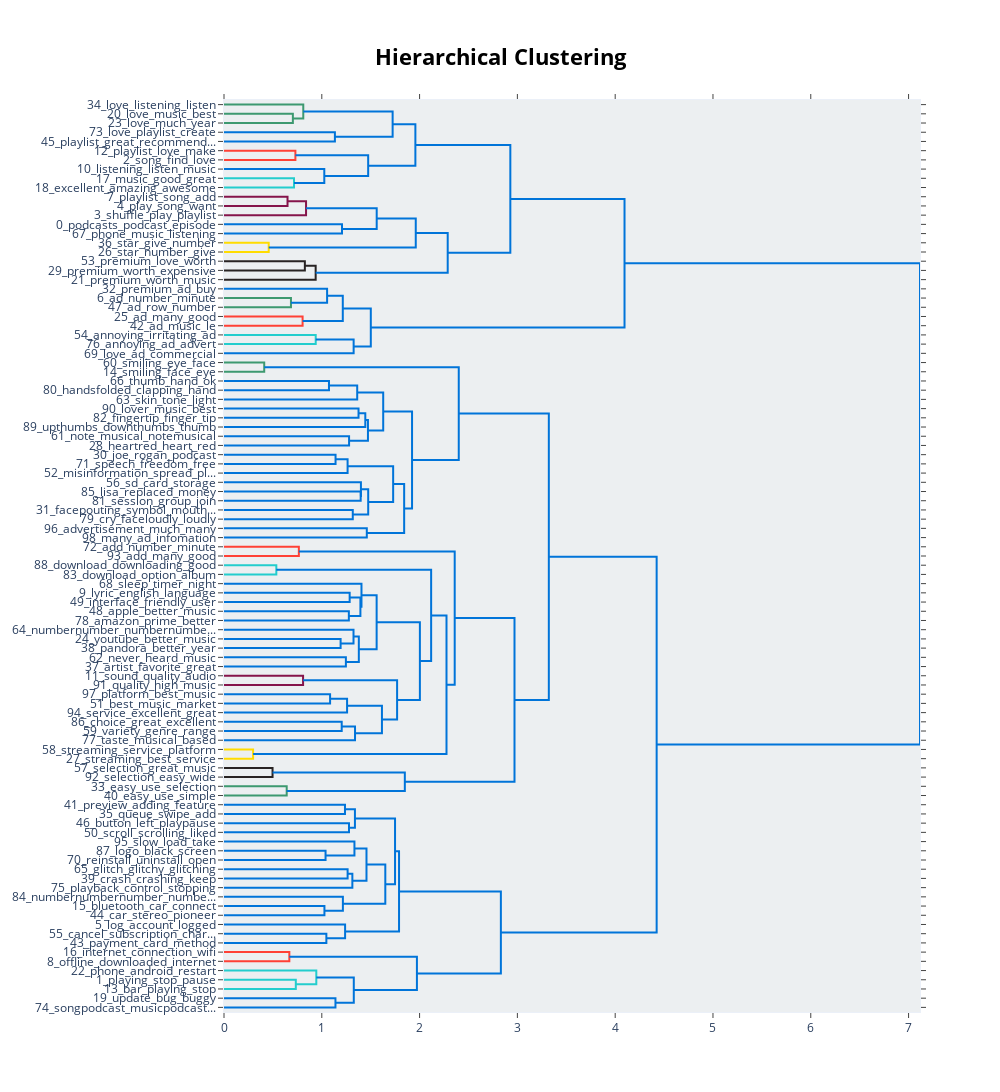

Notebook code cell kept with this figure:
### Code cell
model.visualize_hierarchy(top_n_topics=100)

### Figure 1 — Plotly figure (JSON) as saved in the notebook; plotly's stock layout.template omitted (floating-point values rounded to 4 significant figures)
{"data": [{"hoverinfo": "text", "marker": {"color": "rgb(61,153,112)"}, "mode": "lines", "type": "scatter", "x": [0, 0.7042, 0.7042, 0], "xaxis": "x", "y": [-15, -15, -25, -25], "yaxis": "y"}, {"hoverinfo": "text", "marker": {"color": "rgb(61,153,112)"}, "mode": "lines", "type": "scatter", "x": [0, 0.8107, 0.8107, 0.7042], "xaxis": "x", "y": [-5, -5, -20, -20], "yaxis": "y"}, {"hoverinfo": "text", "marker": {"color": "rgb(0,116,217)"}, "mode": "lines", "type": "scatter", "x": [0, 1.134, 1.134, 0], "xaxis": "x", "y": [-35, -35, -45, -45], "yaxis": "y"}, {"hoverinfo": "text", "marker": {"color": "rgb(0,116,217)"}, "mode": "lines", "type": "scatter", "x": [0.8107, 1.724, 1.724, 1.134], "xaxis": "x", "y": [-12.5, -12.5, -40, -40], "yaxis": "y"}, {"hoverinfo": "text", "marker": {"color": "rgb(255,65,54)"}, "mode": "lines", "type": "scatter", "x": [0, 0.7299, 0.7299, 0], "xaxis": "x", "y": [-55, -55, -65, -65], "yaxis": "y"}, {"hoverinfo": "text", "marker": {"color": "rgb(35,205,205)"}, "mode": "lines", "type": "scatter", "x": [0, 0.7158, 0.7158, 0], "xaxis": "x", "y": [-85, -85, -95, -95], "yaxis": "y"}, {"hoverinfo": "text", "marker": {"color": "rgb(0,116,217)"}, "mode": "lines", "type": "scatter", "x": [0, 1.026, 1.026, 0.7158], "xaxis": "x", "y": [-75, -75, -90, -90], "yaxis": "y"}, {"hoverinfo": "text", "marker": {"color": "rgb(0,116,217)"}, "mode": "lines", "type": "scatter", "x": [0.7299, 1.474, 1.474, 1.026], "xaxis": "x", "y": [-60, -60, -82.5, -82.5], "yaxis": "y"}, {"hoverinfo": "text", "marker": {"color": "rgb(0,116,217)"}, "mode": "lines", "type": "scatter", "x": [1.724, 1.957, 1.957, 1.474], "xaxis": "x", "y": [-26.25, -26.25, -71.25, -71.25], "yaxis": "y"}, {"hoverinfo": "text", "marker": {"color": "rgb(133,20,75)"}, "mode": "lines", "type": "scatter", "x": [0, 0.6495, 0.6495, 0], "xaxis": "x", "y": [-105, -105, -115, -115], "yaxis": "y"}, {"hoverinfo": "text", "marker": {"color": "rgb(133,20,75)"}, "mode": "lines", "type": "scatter", "x": [0.6495, 0.839, 0.839, 0], "xaxis": "x", "y": [-110, -110, -125, -125], "yaxis": "y"}, {"hoverinfo": "text", "marker": {"color": "rgb(0,116,217)"}, "mode": "lines", "type": "scatter", "x": [0, 1.207, 1.207, 0], "xaxis": "x", "y": [-135, -135, -145, -145], "yaxis": "y"}, {"hoverinfo": "text", "marker": {"color": "rgb(0,116,217)"}, "mode": "lines", "type": "scatter", "x": [0.839, 1.561, 1.561, 1.207], "xaxis": "x", "y": [-117.5, -117.5, -140, -140], "yaxis": "y"}, {"hoverinfo": "text", "marker": {"color": "rgb(255,220,0)"}, "mode": "lines", "type": "scatter", "x": [0, 0.457, 0.457, 0], "xaxis": "x", "y": [-155, -155, -165, -165], "yaxis": "y"}, {"hoverinfo": "text", "marker": {"color": "rgb(0,116,217)"}, "mode": "lines", "type": "scatter", "x": [1.561, 1.961, 1.961, 0.457], "xaxis": "x", "y": [-128.8, -128.8, -160, -160], "yaxis": "y"}, {"hoverinfo": "text", "marker": {"color": "rgb(40,35,35)"}, "mode": "lines", "type": "scatter", "x": [0, 0.8269, 0.8269, 0], "xaxis": "x", "y": [-175, -175, -185, -185], "yaxis": "y"}, {"hoverinfo": "text", "marker": {"color": "rgb(40,35,35)"}, "mode": "lines", "type": "scatter", "x": [0.8269, 0.9374, 0.9374, 0], "xaxis": "x", "y": [-180, -180, -195, -195], "yaxis": "y"}, {"hoverinfo": "text", "marker": {"color": "rgb(0,116,217)"}, "mode": "lines", "type": "scatter", "x": [1.961, 2.288, 2.288, 0.9374], "xaxis": "x", "y": [-144.4, -144.4, -187.5, -187.5], "yaxis": "y"}, {"hoverinfo": "text", "marker": {"color": "rgb(0,116,217)"}, "mode": "lines", "type": "scatter", "x": [1.957, 2.928, 2.928, 2.288], "xaxis": "x", "y": [-48.75, -48.75, -165.9, -165.9], "yaxis": "y"}, {"hoverinfo": "text", "marker": {"color": "rgb(61,153,112)"}, "mode": "lines", "type": "scatter", "x": [0, 0.6847, 0.6847, 0], "xaxis": "x", "y": [-215, -215, -225, -225], "yaxis": "y"}, {"hoverinfo": "text", "marker": {"color": "rgb(0,116,217)"}, "mode": "lines", "type": "scatter", "x": [0, 1.054, 1.054, 0.6847], "xaxis": "x", "y": [-205, -205, -220, -220], "yaxis": "y"}, {"hoverinfo": "text", "marker": {"color": "rgb(255,65,54)"}, "mode": "lines", "type": "scatter", "x": [0, 0.8037, 0.8037, 0], "xaxis": "x", "y": [-235, -235, -245, -245], "yaxis": "y"}, {"hoverinfo": "text", "marker": {"color": "rgb(0,116,217)"}, "mode": "lines", "type": "scatter", "x": [1.054, 1.215, 1.215, 0.8037], "xaxis": "x", "y": [-212.5, -212.5, -240, -240], "yaxis": "y"}, {"hoverinfo": "text", "marker": {"color": "rgb(35,205,205)"}, "mode": "lines", "type": "scatter", "x": [0, 0.9379, 0.9379, 0], "xaxis": "x", "y": [-255, -255, -265, -265], "yaxis": "y"}, {"hoverinfo": "text", "marker": {"color": "rgb(0,116,217)"}, "mode": "lines", "type": "scatter", "x": [0.9379, 1.326, 1.326, 0], "xaxis": "x", "y": [-260, -260, -275, -275], "yaxis": "y"}, {"hoverinfo": "text", "marker": {"color": "rgb(0,116,217)"}, "mode": "lines", "type": "scatter", "x": [1.215, 1.501, 1.501, 1.326], "xaxis": "x", "y": [-226.2, -226.2, -267.5, -267.5], "yaxis": "y"}, {"hoverinfo": "text", "marker": {"color": "rgb(0,116,217)"}, "mode": "lines", "type": "scatter", "x": [2.928, 4.095, 4.095, 1.501], "xaxis": "x", "y": [-107.3, -107.3, -246.9, -246.9], "yaxis": "y"}, {"hoverinfo": "text", "marker": {"color": "rgb(61,153,112)"}, "mode": "lines", "type": "scatter", "x": [0, 0.4112, 0.4112, 0], "xaxis": "x", "y": [-285, -285, -295, -295], "yaxis": "y"}, {"hoverinfo": "text", "marker": {"color": "rgb(0,116,217)"}, "mode": "lines", "type": "scatter", "x": [0, 1.073, 1.073, 0], "xaxis": "x", "y": [-305, -305, -315, -315], "yaxis": "y"}, {"hoverinfo": "text", "marker": {"color": "rgb(0,116,217)"}, "mode": "lines", "type": "scatter", "x": [1.073, 1.362, 1.362, 0], "xaxis": "x", "y": [-310, -310, -325, -325], "yaxis": "y"}, {"hoverinfo": "text", "marker": {"color": "rgb(0,116,217)"}, "mode": "lines", "type": "scatter", "x": [0, 1.376, 1.376, 0], "xaxis": "x", "y": [-335, -335, -345, -345], "yaxis": "y"}, {"hoverinfo": "text", "marker": {"color": "rgb(0,116,217)"}, "mode": "lines", "type": "scatter", "x": [1.376, 1.445, 1.445, 0], "xaxis": "x", "y": [-340, -340, -355, -355], "yaxis": "y"}, {"hoverinfo": "text", "marker": {"color": "rgb(0,116,217)"}, "mode": "lines", "type": "scatter", "x": [0, 1.279, 1.279, 0], "xaxis": "x", "y": [-365, -365, -375, -375], "yaxis": "y"}, {"hoverinfo": "text", "marker": {"color": "rgb(0,116,217)"}, "mode": "lines", "type": "scatter", "x": [1.445, 1.472, 1.472, 1.279], "xaxis": "x", "y": [-347.5, -347.5, -370, -370], "yaxis": "y"}, {"hoverinfo": "text", "marker": {"color": "rgb(0,116,217)"}, "mode": "lines", "type": "scatter", "x": [1.362, 1.628, 1.628, 1.472], "xaxis": "x", "y": [-317.5, -317.5, -358.8, -358.8], "yaxis": "y"}, {"hoverinfo": "text", "marker": {"color": "rgb(0,116,217)"}, "mode": "lines", "type": "scatter", "x": [0, 1.141, 1.141, 0], "xaxis": "x", "y": [-385, -385, -395, -395], "yaxis": "y"}, {"hoverinfo": "text", "marker": {"color": "rgb(0,116,217)"}, "mode": "lines", "type": "scatter", "x": [1.141, 1.264, 1.264, 0], "xaxis": "x", "y": [-390, -390, -405, -405], "yaxis": "y"}, {"hoverinfo": "text", "marker": {"color": "rgb(0,116,217)"}, "mode": "lines", "type": "scatter", "x": [0, 1.398, 1.398, 0], "xaxis": "x", "y": [-425, -425, -435, -435], "yaxis": "y"}, {"hoverinfo": "text", "marker": {"color": "rgb(0,116,217)"}, "mode": "lines", "type": "scatter", "x": [0, 1.4, 1.4, 1.398], "xaxis": "x", "y": [-415, -415, -430, -430], "yaxis": "y"}, {"hoverinfo": "text", "marker": {"color": "rgb(0,116,217)"}, "mode": "lines", "type": "scatter", "x": [0, 1.317, 1.317, 0], "xaxis": "x", "y": [-445, -445, -455, -455], "yaxis": "y"}, {"hoverinfo": "text", "marker": {"color": "rgb(0,116,217)"}, "mode": "lines", "type": "scatter", "x": [1.4, 1.475, 1.475, 1.317], "xaxis": "x", "y": [-422.5, -422.5, -450, -450], "yaxis": "y"}, {"hoverinfo": "text", "marker": {"color": "rgb(0,116,217)"}, "mode": "lines", "type": "scatter", "x": [1.264, 1.73, 1.73, 1.475], "xaxis": "x", "y": [-397.5, -397.5, -436.2, -436.2], "yaxis": "y"}, {"hoverinfo": "text", "marker": {"color": "rgb(0,116,217)"}, "mode": "lines", "type": "scatter", "x": [0, 1.46, 1.46, 0], "xaxis": "x", "y": [-465, -465, -475, -475], "yaxis": "y"}, {"hoverinfo": "text", "marker": {"color": "rgb(0,116,217)"}, "mode": "lines", "type": "scatter", "x": [1.73, 1.842, 1.842, 1.46], "xaxis": "x", "y": [-416.9, -416.9, -470, -470], "yaxis": "y"}, {"hoverinfo": "text", "marker": {"color": "rgb(0,116,217)"}, "mode": "lines", "type": "scatter", "x": [1.628, 1.923, 1.923, 1.842], "xaxis": "x", "y": [-338.1, -338.1, -443.4, -443.4], "yaxis": "y"}, {"hoverinfo": "text", "marker": {"color": "rgb(0,116,217)"}, "mode": "lines", "type": "scatter", "x": [0.4112, 2.4, 2.4, 1.923], "xaxis": "x", "y": [-290, -290, -390.8, -390.8], "yaxis": "y"}, {"hoverinfo": "text", "marker": {"color": "rgb(255,65,54)"}, "mode": "lines", "type": "scatter", "x": [0, 0.7653, 0.7653, 0], "xaxis": "x", "y": [-485, -485, -495, -495], "yaxis": "y"}, {"hoverinfo": "text", "marker": {"color": "rgb(35,205,205)"}, "mode": "lines", "type": "scatter", "x": [0, 0.5351, 0.5351, 0], "xaxis": "x", "y": [-505, -505, -515, -515], "yaxis": "y"}, {"hoverinfo": "text", "marker": {"color": "rgb(0,116,217)"}, "mode": "lines", "type": "scatter", "x": [0, 1.285, 1.285, 0], "xaxis": "x", "y": [-535, -535, -545, -545], "yaxis": "y"}, {"hoverinfo": "text", "marker": {"color": "rgb(0,116,217)"}, "mode": "lines", "type": "scatter", "x": [0, 1.277, 1.277, 0], "xaxis": "x", "y": [-555, -555, -565, -565], "yaxis": "y"}, {"hoverinfo": "text", "marker": {"color": "rgb(0,116,217)"}, "mode": "lines", "type": "scatter", "x": [1.285, 1.395, 1.395, 1.277], "xaxis": "x", "y": [-540, -540, -560, -560], "yaxis": "y"}, {"hoverinfo": "text", "marker": {"color": "rgb(0,116,217)"}, "mode": "lines", "type": "scatter", "x": [0, 1.406, 1.406, 1.395], "xaxis": "x", "y": [-525, -525, -550, -550], "yaxis": "y"}, {"hoverinfo": "text", "marker": {"color": "rgb(0,116,217)"}, "mode": "lines", "type": "scatter", "x": [0, 1.192, 1.192, 0], "xaxis": "x", "y": [-585, -585, -595, -595], "yaxis": "y"}, {"hoverinfo": "text", "marker": {"color": "rgb(0,116,217)"}, "mode": "lines", "type": "scatter", "x": [0, 1.324, 1.324, 1.192], "xaxis": "x", "y": [-575, -575, -590, -590], "yaxis": "y"}, {"hoverinfo": "text", "marker": {"color": "rgb(0,116,217)"}, "mode": "lines", "type": "scatter", "x": [0, 1.246, 1.246, 0], "xaxis": "x", "y": [-605, -605, -615, -615], "yaxis": "y"}, {"hoverinfo": "text", "marker": {"color": "rgb(0,116,217)"}, "mode": "lines", "type": "scatter", "x": [1.324, 1.379, 1.379, 1.246], "xaxis": "x", "y": [-582.5, -582.5, -610, -610], "yaxis": "y"}, {"hoverinfo": "text", "marker": {"color": "rgb(0,116,217)"}, "mode": "lines", "type": "scatter", "x": [1.406, 1.561, 1.561, 1.379], "xaxis": "x", "y": [-537.5, -537.5, -596.2, -596.2], "yaxis": "y"}, {"hoverinfo": "text", "marker": {"color": "rgb(133,20,75)"}, "mode": "lines", "type": "scatter", "x": [0, 0.8086, 0.8086, 0], "xaxis": "x", "y": [-625, -625, -635, -635], "yaxis": "y"}, {"hoverinfo": "text", "marker": {"color": "rgb(0,116,217)"}, "mode": "lines", "type": "scatter", "x": [0, 1.085, 1.085, 0], "xaxis": "x", "y": [-645, -645, -655, -655], "yaxis": "y"}, {"hoverinfo": "text", "marker": {"color": "rgb(0,116,217)"}, "mode": "lines", "type": "scatter", "x": [1.085, 1.258, 1.258, 0], "xaxis": "x", "y": [-650, -650, -665, -665], "yaxis": "y"}, {"hoverinfo": "text", "marker": {"color": "rgb(0,116,217)"}, "mode": "lines", "type": "scatter", "x": [0, 1.204, 1.204, 0], "xaxis": "x", "y": [-675, -675, -685, -685], "yaxis": "y"}, {"hoverinfo": "text", "marker": {"color": "rgb(0,116,217)"}, "mode": "lines", "type": "scatter", "x": [1.204, 1.34, 1.34, 0], "xaxis": "x", "y": [-680, -680, -695, -695], "yaxis": "y"}, {"hoverinfo": "text", "marker": {"color": "rgb(0,116,217)"}, "mode": "lines", "type": "scatter", "x": [1.258, 1.615, 1.615, 1.34], "xaxis": "x", "y": [-657.5, -657.5, -687.5, -687.5], "yaxis": "y"}, {"hoverinfo": "text", "marker": {"color": "rgb(0,116,217)"}, "mode": "lines", "type": "scatter", "x": [0.8086, 1.77, 1.77, 1.615], "xaxis": "x", "y": [-630, -630, -672.5, -672.5], "yaxis": "y"}, {"hoverinfo": "text", "marker": {"color": "rgb(0,116,217)"}, "mode": "lines", "type": "scatter", "x": [1.561, 2.003, 2.003, 1.77], "xaxis": "x", "y": [-566.9, -566.9, -651.2, -651.2], "yaxis": "y"}, {"hoverinfo": "text", "marker": {"color": "rgb(0,116,217)"}, "mode": "lines", "type": "scatter", "x": [0.5351, 2.118, 2.118, 2.003], "xaxis": "x", "y": [-510, -510, -609.1, -609.1], "yaxis": "y"}, {"hoverinfo": "text", "marker": {"color": "rgb(255,220,0)"}, "mode": "lines", "type": "scatter", "x": [0, 0.2975, 0.2975, 0], "xaxis": "x", "y": [-705, -705, -715, -715], "yaxis": "y"}, {"hoverinfo": "text", "marker": {"color": "rgb(0,116,217)"}, "mode": "lines", "type": "scatter", "x": [2.118, 2.275, 2.275, 0.2975], "xaxis": "x", "y": [-559.5, -559.5, -710, -710], "yaxis": "y"}, {"hoverinfo": "text", "marker": {"color": "rgb(0,116,217)"}, "mode": "lines", "type": "scatter", "x": [0.7653, 2.359, 2.359, 2.275], "xaxis": "x", "y": [-490, -490, -634.8, -634.8], "yaxis": "y"}, {"hoverinfo": "text", "marker": {"color": "rgb(40,35,35)"}, "mode": "lines", "type": "scatter", "x": [0, 0.4964, 0.4964, 0], "xaxis": "x", "y": [-725, -725, -735, -735], "yaxis": "y"}, {"hoverinfo": "text", "marker": {"color": "rgb(61,153,112)"}, "mode": "lines", "type": "scatter", "x": [0, 0.6411, 0.6411, 0], "xaxis": "x", "y": [-745, -745, -755, -755], "yaxis": "y"}, {"hoverinfo": "text", "marker": {"color": "rgb(0,116,217)"}, "mode": "lines", "type": "scatter", "x": [0.4964, 1.849, 1.849, 0.6411], "xaxis": "x", "y": [-730, -730, -750, -750], "yaxis": "y"}, {"hoverinfo": "text", "marker": {"color": "rgb(0,116,217)"}, "mode": "lines", "type": "scatter", "x": [2.359, 2.97, 2.97, 1.849], "xaxis": "x", "y": [-562.4, -562.4, -740, -740], "yaxis": "y"}, {"hoverinfo": "text", "marker": {"color": "rgb(0,116,217)"}, "mode": "lines", "type": "scatter", "x": [2.4, 3.322, 3.322, 2.97], "xaxis": "x", "y": [-340.4, -340.4, -651.2, -651.2], "yaxis": "y"}, {"hoverinfo": "text", "marker": {"color": "rgb(0,116,217)"}, "mode": "lines", "type": "scatter", "x": [0, 1.237, 1.237, 0], "xaxis": "x", "y": [-765, -765, -775, -775], "yaxis": "y"}, {"hoverinfo": "text", "marker": {"color": "rgb(0,116,217)"}, "mode": "lines", "type": "scatter", "x": [0, 1.278, 1.278, 0], "xaxis": "x", "y": [-785, -785, -795, -795], "yaxis": "y"}, {"hoverinfo": "text", "marker": {"color": "rgb(0,116,217)"}, "mode": "lines", "type": "scatter", "x": [1.237, 1.339, 1.339, 1.278], "xaxis": "x", "y": [-770, -770, -790, -790], "yaxis": "y"}, {"hoverinfo": "text", "marker": {"color": "rgb(0,116,217)"}, "mode": "lines", "type": "scatter", "x": [0, 1.038, 1.038, 0], "xaxis": "x", "y": [-815, -815, -825, -825], "yaxis": "y"}, {"hoverinfo": "text", "marker": {"color": "rgb(0,116,217)"}, "mode": "lines", "type": "scatter", "x": [0, 1.334, 1.334, 1.038], "xaxis": "x", "y": [-805, -805, -820, -820], "yaxis": "y"}, {"hoverinfo": "text", "marker": {"color": "rgb(0,116,217)"}, "mode": "lines", "type": "scatter", "x": [0, 1.264, 1.264, 0], "xaxis": "x", "y": [-835, -835, -845, -845], "yaxis": "y"}, {"hoverinfo": "text", "marker": {"color": "rgb(0,116,217)"}, "mode": "lines", "type": "scatter", "x": [1.264, 1.313, 1.313, 0], "xaxis": "x", "y": [-840, -840, -855, -855], "yaxis": "y"}, {"hoverinfo": "text", "marker": {"color": "rgb(0,116,217)"}, "mode": "lines", "type": "scatter", "x": [1.334, 1.457, 1.457, 1.313], "xaxis": "x", "y": [-812.5, -812.5, -847.5, -847.5], "yaxis": "y"}, {"hoverinfo": "text", "marker": {"color": "rgb(0,116,217)"}, "mode": "lines", "type": "scatter", "x": [0, 1.027, 1.027, 0], "xaxis": "x", "y": [-875, -875, -885, -885], "yaxis": "y"}, {"hoverinfo": "text", "marker": {"color": "rgb(0,116,217)"}, "mode": "lines", "type": "scatter", "x": [0, 1.216, 1.216, 1.027], "xaxis": "x", "y": [-865, -865, -880, -880], "yaxis": "y"}, {"hoverinfo": "text", "marker": {"color": "rgb(0,116,217)"}, "mode": "lines", "type": "scatter", "x": [1.457, 1.649, 1.649, 1.216], "xaxis": "x", "y": [-830, -830, -872.5, -872.5], "yaxis": "y"}, {"hoverinfo": "text", "marker": {"color": "rgb(0,116,217)"}, "mode": "lines", "type": "scatter", "x": [1.339, 1.749, 1.749, 1.649], "xaxis": "x", "y": [-780, -780, -851.2, -851.2], "yaxis": "y"}, {"hoverinfo": "text", "marker": {"color": "rgb(0,116,217)"}, "mode": "lines", "type": "scatter", "x": [0, 1.047, 1.047, 0], "xaxis": "x", "y": [-905, -905, -915, -915], "yaxis": "y"}, {"hoverinfo": "text", "marker": {"color": "rgb(0,116,217)"}, "mode": "lines", "type": "scatter", "x": [0, 1.238, 1.238, 1.047], "xaxis": "x", "y": [-895, -895, -910, -910], "yaxis": "y"}, {"hoverinfo": "text", "marker": {"color": "rgb(0,116,217)"}, "mode": "lines", "type": "scatter", "x": [1.749, 1.79, 1.79, 1.238], "xaxis": "x", "y": [-815.6, -815.6, -902.5, -902.5], "yaxis": "y"}, {"hoverinfo": "text", "marker": {"color": "rgb(255,65,54)"}, "mode": "lines", "type": "scatter", "x": [0, 0.6681, 0.6681, 0], "xaxis": "x", "y": [-925, -925, -935, -935], "yaxis": "y"}, {"hoverinfo": "text", "marker": {"color": "rgb(35,205,205)"}, "mode": "lines", "type": "scatter", "x": [0, 0.7343, 0.7343, 0], "xaxis": "x", "y": [-955, -955, -965, -965], "yaxis": "y"}, {"hoverinfo": "text", "marker": {"color": "rgb(35,205,205)"}, "mode": "lines", "type": "scatter", "x": [0, 0.9439, 0.9439, 0.7343], "xaxis": "x", "y": [-945, -945, -960, -960], "yaxis": "y"}, {"hoverinfo": "text", "marker": {"color": "rgb(0,116,217)"}, "mode": "lines", "type": "scatter", "x": [0, 1.14, 1.14, 0], "xaxis": "x", "y": [-975, -975, -985, -985], "yaxis": "y"}, {"hoverinfo": "text", "marker": {"color": "rgb(0,116,217)"}, "mode": "lines", "type": "scatter", "x": [0.9439, 1.327, 1.327, 1.14], "xaxis": "x", "y": [-952.5, -952.5, -980, -980], "yaxis": "y"}, {"hoverinfo": "text", "marker": {"color": "rgb(0,116,217)"}, "mode": "lines", "type": "scatter", "x": [0.6681, 1.973, 1.973, 1.327], "xaxis": "x", "y": [-930, -930, -966.2, -966.2], "yaxis": "y"}, {"hoverinfo": "text", "marker": {"color": "rgb(0,116,217)"}, "mode": "lines", "type": "scatter", "x": [1.79, 2.831, 2.831, 1.973], "xaxis": "x", "y": [-859.1, -859.1, -948.1, -948.1], "yaxis": "y"}, {"hoverinfo": "text", "marker": {"color": "rgb(0,116,217)"}, "mode": "lines", "type": "scatter", "x": [3.322, 4.424, 4.424, 2.831], "xaxis": "x", "y": [-495.8, -495.8, -903.6, -903.6], "yaxis": "y"}, {"hoverinfo": "text", "marker": {"color": "rgb(0,116,217)"}, "mode": "lines", "type": "scatter", "x": [4.095, 7.117, 7.117, 4.424], "xaxis": "x", "y": [-177.1, -177.1, -699.7, -699.7], "yaxis": "y"}], "layout": {"autosize": false, "height": 1685, "hoverlabel": {"bgcolor": "white", "font": {"family": "Rockwell", "size": 16}}, "hovermode": "closest", "plot_bgcolor": "#ECEFF1", "showlegend": false, "title": {"font": {"color": "Black", "size": 22}, "text": "<b>Hierarchical Clustering", "x": 0.5, "xanchor": "center", "yanchor": "top"}, "width": 1000, "xaxis": {"mirror": "allticks", "rangemode": "tozero", "showgrid": false, "showline": true, "showticklabels": true, "ticks": "outside", "type": "linear", "zeroline": false}, "yaxis": {"mirror": "allticks", "range": [-990, 0], "rangemode": "tozero", "showgrid": false, "showline": true, "showticklabels": true, "tickmode": "array", "ticks": "outside", "ticktext": ["34_love_listening_listen", "20_love_music_best", "23_love_much_year", "73_love_playlist_create", "45_playlist_great_recommend...", "12_playlist_love_make", "2_song_find_love", "10_listening_listen_music", "17_music_good_great", "18_excellent_amazing_awesome", "7_playlist_song_add", "4_play_song_want", "3_shuffle_play_playlist", "0_podcasts_podcast_episode", "67_phone_music_listening", "36_star_give_number", "26_star_number_give", "53_premium_love_worth", "29_premium_worth_expensive", "21_premium_worth_music", "32_premium_ad_buy", "6_ad_number_minute", "47_ad_row_number", "25_ad_many_good", "42_ad_music_le", "54_annoying_irritating_ad", "76_annoying_ad_advert", "69_love_ad_commercial", "60_smiling_eye_face", "14_smiling_face_eye", "66_thumb_hand_ok", "80_handsfolded_clapping_hand", "63_skin_tone_light", "90_lover_music_best", "82_fingertip_finger_tip", "89_upthumbs_downthumbs_thumb", "61_note_musical_notemusical", "28_heartred_heart_red", "30_joe_rogan_podcast", "71_speech_freedom_free", "52_misinformation_spread_pl...", "56_sd_card_storage", "85_lisa_replaced_money", "81_session_group_join", "31_facepouting_symbol_mouth...", "79_cry_faceloudly_loudly", "96_advertisement_much_many", "98_many_ad_infomation", "72_add_number_minute", "93_add_many_good", "88_download_downloading_good", "83_download_option_album", "68_sleep_timer_night", "9_lyric_english_language", "49_interface_friendly_user", "48_apple_better_music", "78_amazon_prime_better", "64_numbernumber_numbernumbe...", "24_youtube_better_music", "38_pandora_better_year", "62_never_heard_music", "37_artist_favorite_great", "11_sound_quality_audio", "91_quality_high_music", "97_platform_best_music", "51_best_music_market", "94_service_excellent_great", "86_choice_great_excellent", "59_variety_genre_range", "77_taste_musical_based", "58_streaming_service_platform", "27_streaming_best_service", "57_selection_great_music", "92_selection_easy_wide", "33_easy_use_selection", "40_easy_use_simple", "41_preview_adding_feature", "35_queue_swipe_add", "46_button_left_playpause", "50_scroll_scrolling_liked", "95_slow_load_take", "87_logo_black_screen", "70_reinstall_uninstall_open", "65_glitch_glitchy_glitching", "39_crash_crashing_keep", "75_playback_control_stopping", "84_numbernumbernumber_numbe...", "15_bluetooth_car_connect", "44_car_stereo_pioneer", "5_log_account_logged", "55_cancel_subscription_char...", "43_payment_card_method", "16_internet_connection_wifi", "8_offline_downloaded_internet", "22_phone_android_restart", "1_playing_stop_pause", "13_bar_playing_stop", "19_update_bug_buggy", "74_songpodcast_musicpodcast..."], "tickvals": [-5, -15, -25, -35, -45, -55, -65, -75, -85, -95, -105, -115, -125, -135, -145, -155, -165, -175, -185, -195, -205, -215, -225, -235, -245, -255, -265, -275, -285, -295, -305, -315, -325, -335, -345, -355, -365, -375, -385, -395, -405, -415, -425, -435, -445, -455, -465, -475, -485, -495, -505, -515, -525, -535, -545, -555, -565, -575, -585, -595, -605, -615, -625, -635, -645, -655, -665, -675, -685, -695, -705, -715, -725, -735, -745, -755, -765, -775, -785, -795, -805, -815, -825, -835, -845, -855, -865, -875, -885, -895, -905, -915, -925, -935, -945, -955, -965, -975, -985], "type": "linear", "zeroline": false}}}
